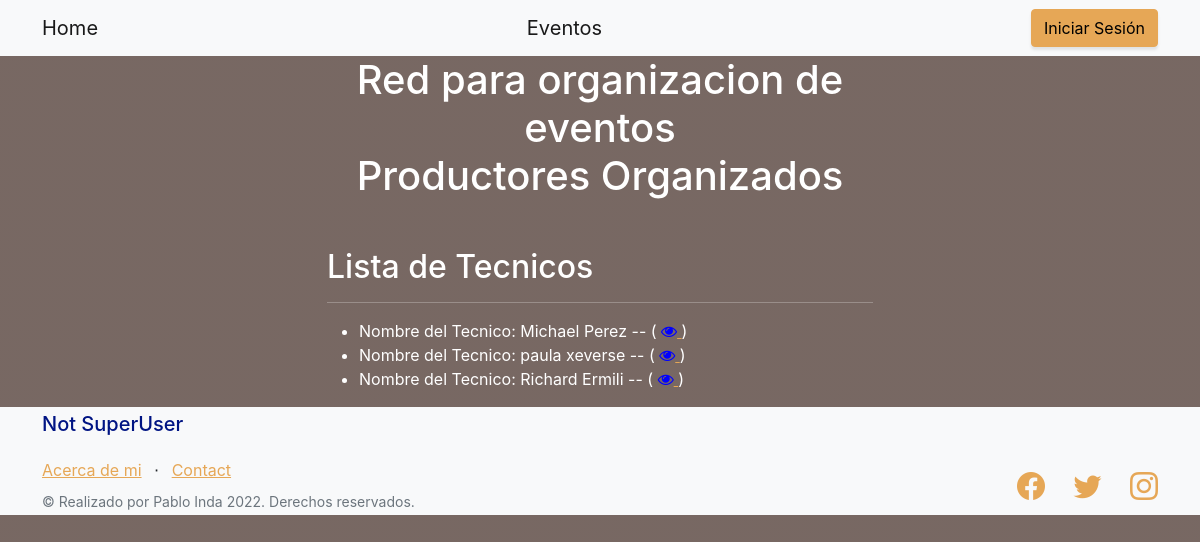
The app's page /tecnico/tecnico, older data.
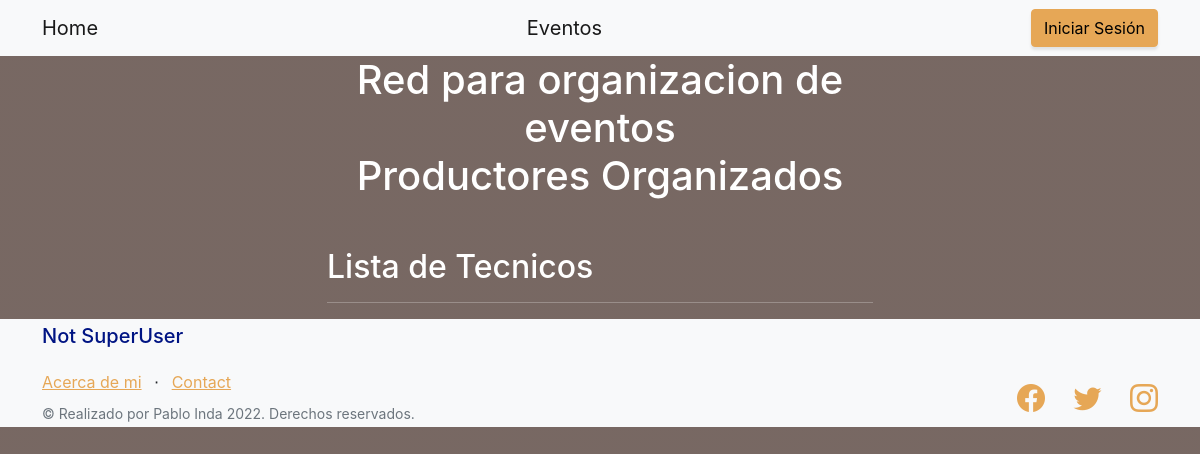
The same page, newer data.
### tecnico/models.py (models this page shows)
class Tecnico(models.Model):
    name = models.CharField(max_length=40)
    last_name = models.CharField(max_length=40)
    cuil = models.IntegerField()
    email = models.EmailField()
    def __str__(self):
        return f'Nombre del Tecnico: {self.name} {self.last_name} -- '

### tecnico/views.py (the view)
# urls.py: path('tecnico', views.TecnicoListView.as_view(), name='tecnico-list'),
class TecnicoListView(ListView):
    model = Tecnico
    template_name = "tecnico/tecnico_list.html"

### tecnico/templates/tecnico/tecnico_list.html (shortened to what this page needs)
{% extends "home/index.html" %}
{% load static %}
{% block entregafinal_content %}
<h2>Lista de Tecnicos</h2>
<hr></hr>
<ul>
    {% for tecnico in tecnico_list %}
    <li>
        {{tecnico}}
        (
            <a href="{% url 'tecnico:tecnico-detail' tecnico.id %}">
                <i class="fa fa-eye" style="color: rgb(0, 0, 255);"> </i>
            </a>
        )
    </li>
    {% endfor %}
</ul>
{% endblock %}

Row changes from the older to the newer data that the page shows:
removed Tecnico: name+last_name "Nombre del Tecnico: Michael Perez --"
removed Tecnico: name+last_name "Nombre del Tecnico: paula xeverse --"
removed Tecnico: name+last_name "Nombre del Tecnico: Richard Ermili --"
